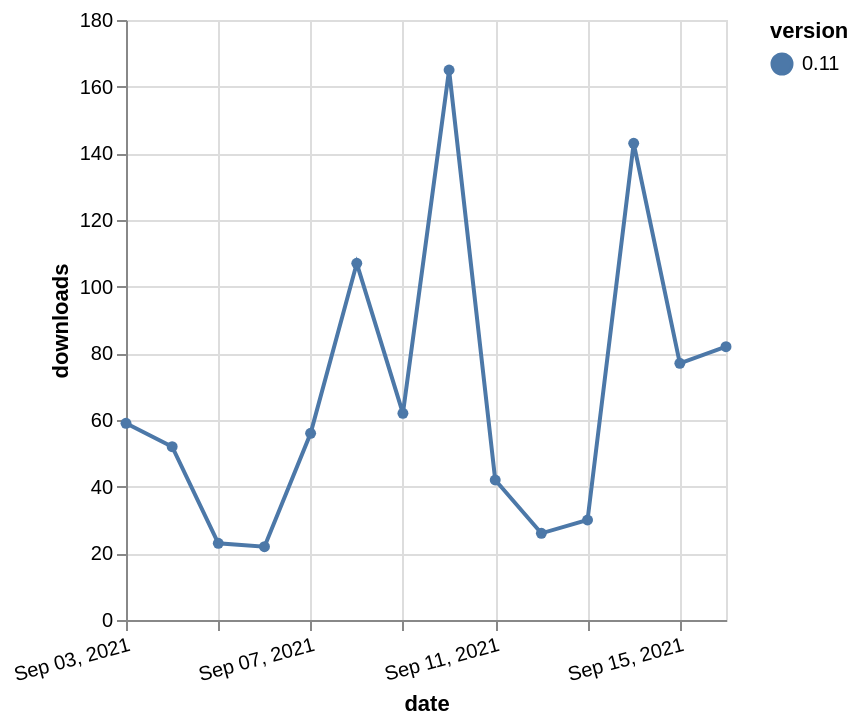

Express this chart as Vega-Lite.
### Vega-Lite specification from a JSON file in a GitHub repository (floating-point values rounded to 4 significant figures)
{"$schema": "https://vega.github.io/schema/vega-lite/v5.json", "description": "A simple bar chart with embedded data.", "data": {"values": [{"date": "2021-09-03", "total": 73764, "delta": 59, "version": "0.11"}, {"date": "2021-09-04", "total": 73816, "delta": 52, "version": "0.11"}, {"date": "2021-09-05", "total": 73839, "delta": 23, "version": "0.11"}, {"date": "2021-09-06", "total": 73861, "delta": 22, "version": "0.11"}, {"date": "2021-09-07", "total": 73917, "delta": 56, "version": "0.11"}, {"date": "2021-09-08", "total": 74024, "delta": 107, "version": "0.11"}, {"date": "2021-09-09", "total": 74086, "delta": 62, "version": "0.11"}, {"date": "2021-09-10", "total": 74251, "delta": 165, "version": "0.11"}, {"date": "2021-09-11", "total": 74293, "delta": 42, "version": "0.11"}, {"date": "2021-09-12", "total": 74319, "delta": 26, "version": "0.11"}, {"date": "2021-09-13", "total": 74349, "delta": 30, "version": "0.11"}, {"date": "2021-09-14", "total": 74492, "delta": 143, "version": "0.11"}, {"date": "2021-09-15", "total": 74569, "delta": 77, "version": "0.11"}, {"date": "2021-09-16", "total": 74651, "delta": 82, "version": "0.11"}]}, "width": "container", "mark": {"type": "line", "point": {"filled": true}}, "encoding": {"x": {"field": "date", "type": "temporal", "timeUnit": "yearmonthdate", "title": "date", "axis": {"labelAngle": -15}}, "y": {"field": "delta", "type": "quantitative", "title": "downloads"}, "color": {"field": "version", "type": "nominal"}, "tooltip": {"field": "delta"}}}
